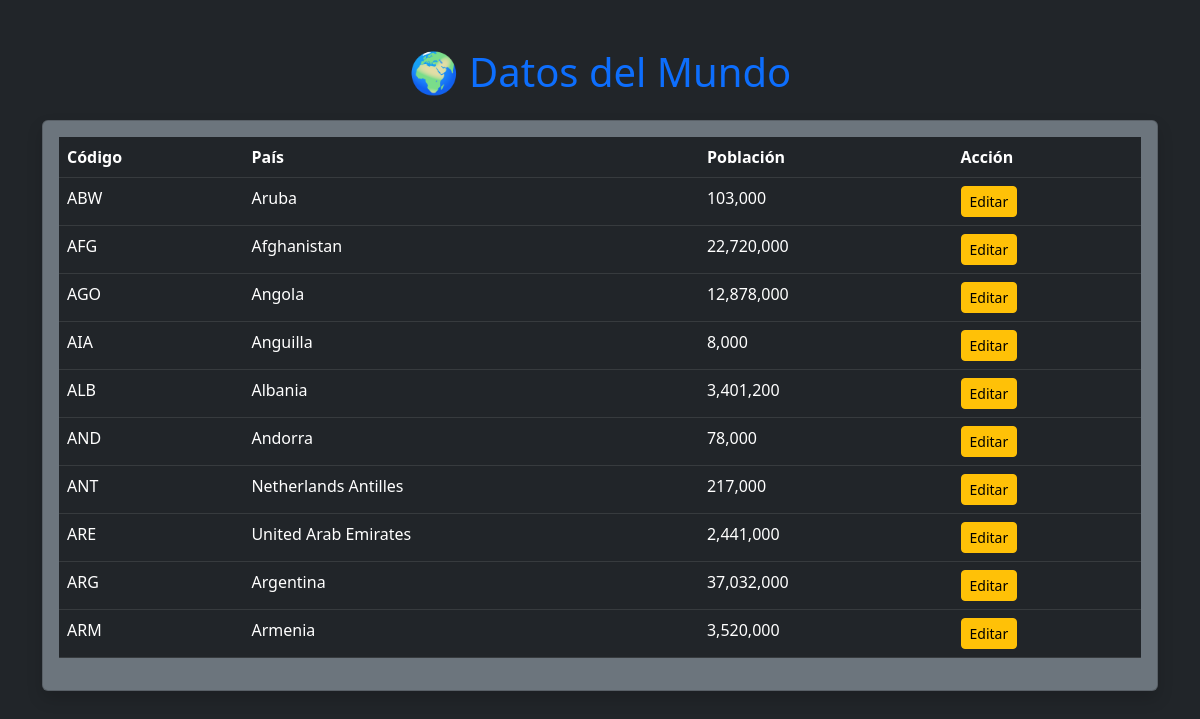
The page / on the database its author committed.
### tables this page shows
CREATE TABLE country (
  Code char(3) NOT NULL DEFAULT '',
  Name char(52) NOT NULL DEFAULT '',
  Continent enum('Asia','Europe','North America','Africa','Oceania','Antarctica','South America') NOT NULL DEFAULT 'Asia',
  Region char(26) NOT NULL DEFAULT '',
  SurfaceArea decimal(10,2) NOT NULL DEFAULT '0.00',
  IndepYear smallint DEFAULT NULL,
  Population int NOT NULL DEFAULT '0',
  LifeExpectancy decimal(3,1) DEFAULT NULL,
  GNP decimal(10,2) DEFAULT NULL,
  GNPOld decimal(10,2) DEFAULT NULL,
  LocalName char(45) NOT NULL DEFAULT '',
  GovernmentForm char(45) NOT NULL DEFAULT '',
  HeadOfState char(60) DEFAULT NULL,
  Capital int DEFAULT NULL,
  Code2 char(2) NOT NULL DEFAULT '',
  PRIMARY KEY (Code)
);

### index.php (the view, shortened to what this page needs)
<?php include("conexion.php"); ?>
<!DOCTYPE html>
<html lang="es">
<head>
    <link href="https://cdn.jsdelivr.net/npm/bootstrap@5.3.0/dist/css/bootstrap.min.css" rel="stylesheet">
</head>
<body class="bg-dark text-light">
    <div class="container mt-5">
        <h1 class="text-center text-primary mb-4">🌍 Datos del Mundo</h1>
        <div class="card bg-secondary shadow">
            <div class="card-body">
                <table class="table table-dark table-hover">
                    <thead>
                        <tr>
                            <th>Código</th>
                            <th>País</th>
                            <th>Población</th>
                            <th>Acción</th>
                        </tr>
                    </thead>
                    <tbody>
                        <?php
                        $res = $conexion->query("SELECT Code, Name, Population FROM country LIMIT 10");
                        while($f = $res->fetch_assoc()): ?>
                        <tr>
                            <td><?php echo $f['Code']; ?></td>
                            <td><?php echo $f['Name']; ?></td>
                            <td><?php echo number_format($f['Population']); ?></td>
                            <td><a href="editar.php?id=<?php echo $f['Code']; ?>" class="btn btn-sm btn-warning">Editar</a></td>
                        </tr>
                        <?php endwhile; ?>
                    </tbody>
                </table>
            </div>
        </div>
    </div>
</body>
</html>

### rows shown on the page
country: Code "ABW", Name "Aruba", Population "103,000"
country: Code "AFG", Name "Afghanistan", Population "22,720,000"
country: Code "AGO", Name "Angola", Population "12,878,000"
country: Code "AIA", Name "Anguilla", Population "8,000"
country: Code "ALB", Name "Albania", Population "3,401,200"
country: Code "AND", Name "Andorra", Population "78,000"
country: Code "ANT", Name "Netherlands Antilles", Population "217,000"
country: Code "ARE", Name "United Arab Emirates", Population "2,441,000"
country: Code "ARG", Name "Argentina", Population "37,032,000"
country: Code "ARM", Name "Armenia", Population "3,520,000"
